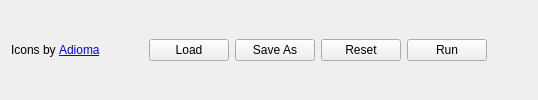
     <widget class="QWidget" name="widget_Run_Close" native="true">
      <property name="font">
       <font/>
      </property>
      <layout class="QHBoxLayout" name="horizontalLayout_57">
       <item>
        <widget class="QLabel" name="label_7">
         <property name="font">
          <font/>
         </property>
         <property name="text">
          <string>Icons by &lt;a href=&quot;https://adioma.com&quot;&gt;Adioma&lt;/a&gt; </string>
         </property>
         <property name="openExternalLinks">
          <bool>true</bool>
         </property>
        </widget>
       </item>
       <item>
        <spacer name="horizontalSpacer_63">
         <property name="orientation">
          <enum>Qt::Horizontal</enum>
         </property>
         <property name="sizeHint" stdset="0">
          <size>
           <width>40</width>
           <height>20</height>
          </size>
         </property>
        </spacer>
       </item>
       <item>
        <widget class="QPushButton" name="pushButton_Load">
         <property name="font">
          <font/>
         </property>
         <property name="styleSheet">
          <string notr="true"/>
         </property>
         <property name="text">
          <string> Load </string>
         </property>
         <property name="icon">
          <iconset resource="icons.qrc">
           <normaloff>:/icons/icons/folder.png</normaloff>:/icons/icons/folder.png</iconset>
         </property>
         <property name="iconSize">
          <size>
           <width>24</width>
           <height>24</height>
          </size>
         </property>
        </widget>
       </item>
       <item>
        <widget class="QPushButton" name="pushButton_SaveAs">
         <property name="font">
          <font/>
         </property>
         <property name="styleSheet">
          <string notr="true"/>
         </property>
         <property name="text">
          <string> Save As </string>
         </property>
         <property name="icon">
          <iconset resource="icons.qrc">
           <normaloff>:/icons/icons/save.png</normaloff>:/icons/icons/save.png</iconset>
         </property>
         <property name="iconSize">
          <size>
           <width>24</width>
           <height>24</height>
          </size>
         </property>
        </widget>
       </item>
       <item>
        <widget class="QPushButton" name="pushButton_Reset">
         <property name="font">
          <font/>
         </property>
         <property name="styleSheet">
          <string notr="true"/>
         </property>
         <property name="text">
          <string> Reset </string>
         </property>
         <property name="icon">
          <iconset resource="icons.qrc">
           <normaloff>:/icons/icons/reset-password.png</normaloff>:/icons/icons/reset-password.png</iconset>
         </property>
         <property name="iconSize">
          <size>
           <width>24</width>
           <height>24</height>
          </size>
         </property>
        </widget>
       </item>
       <item>
        <widget class="QPushButton" name="pushButton_Run">
         <property name="font">
          <font/>
         </property>
         <property name="layoutDirection">
          <enum>Qt::LeftToRight</enum>
         </property>
         <property name="styleSheet">
          <string notr="true"/>
         </property>
         <property name="text">
          <string> Run </string>
         </property>
         <property name="icon">
          <iconset resource="icons.qrc">
           <normaloff>:/icons/icons/confirm.png</normaloff>:/icons/icons/confirm.png</iconset>
         </property>
         <property name="iconSize">
          <size>
           <width>24</width>
           <height>24</height>
          </size>
         </property>
        </widget>
       </item>
       <item>
        <spacer name="horizontalSpacer_4">
         <property name="orientation">
          <enum>Qt::Horizontal</enum>
         </property>
         <property name="sizeHint" stdset="0">
          <size>
           <width>40</width>
           <height>20</height>
          </size>
         </property>
        </spacer>
       </item>
      </layout>
     </widget>
